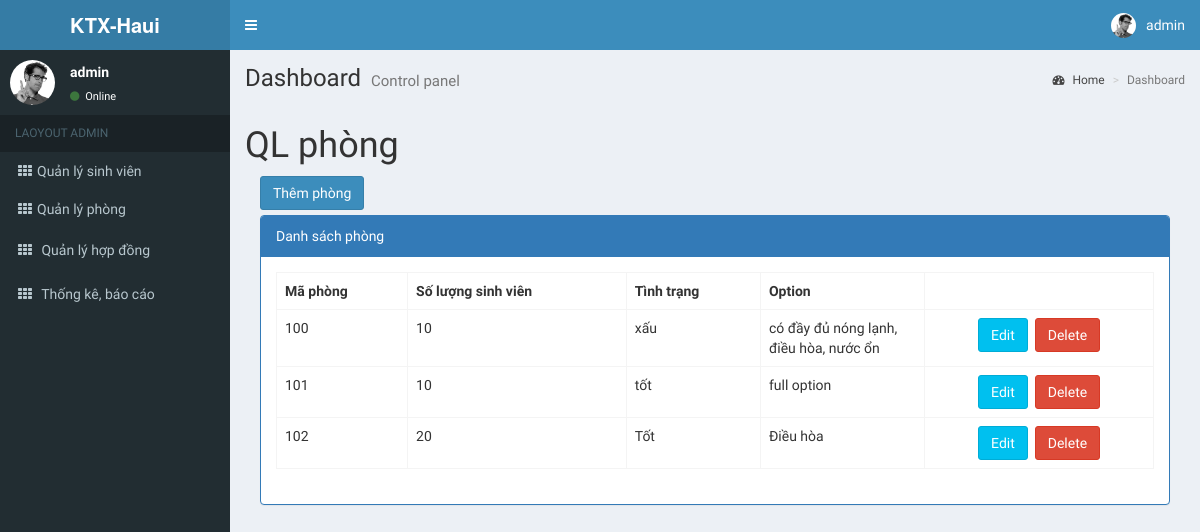
The app's page /Backend/index.php?page=QLPhong (signed in) with its own data.
### tables this page shows
CREATE TABLE `phong` (
  `idPhong` int(11) NOT NULL,
  `soLuongSv` int(11) DEFAULT NULL,
  `tinhTrang` varchar(10) DEFAULT NULL,
  `option` varchar(200) DEFAULT NULL
);

### Backend/Views/QLPhong.php (the view, shortened to what this page needs)
<h1>QL phòng</h1>
<div class="col-md-12">
    <div style="margin-bottom:5px;">
        <a href="index.php?page=ThemSuaPhong&action=add" class="btn btn-primary">Thêm phòng</a>
    </div>
    <div class="panel panel-primary" >
        <div class="panel-heading">Danh sách phòng</div>
        <div class="panel-body">
            <table class="table table-bordered table-hover">
                <tr>
                    <th style="max-width: 100px;">Mã phòng</th>
                    <th style="max-width: 180px;">Số lượng sinh viên</th>
                    <th style="max-width: 100px;">Tình trạng</th>
                    <th style="max-width:100px;">Option</th>
                    <th style="max-width:100px;"></th>
                </tr>
                <?php
                    $sql = "SELECT * FROM phong";
                    $result = mysqli_query($conn, $sql);
                    while($row = mysqli_fetch_assoc($result)){
                        echo "<tr>
                            <td style='max-width: 100px;'>".$row["idPhong"]."</td>
                            <td style='max-width: 180px;'>".$row["soLuongSv"]."</td>
                            <td style='max-width: 100px;'>".$row["tinhTrang"]."</td>
                            <td style='max-width: 100px;'>".$row["option"]."</td>
                            <td  style='text-align:center;max-width:150px;'>
                                <a class='btn btn-info' href='index.php?page=ThemSuaPhong&action=edit&id=".$row["idPhong"]."'>Edit</a>&nbsp;
                                <a class='btn btn-danger' href='index.php?page=ThemSuaPhong&action=delete&id=".$row["idPhong"]."' onclick='return window.confirm('Are you sure?');'>Delete</a>
                            </td>
                        </tr>";
                    };
                ?>
            </table>
        </div>
    </div>
</div>

### Assets/Backend/css/styles.css (style rules this page uses)
th,tr,td { overflow: hidden; }

### records on screen
phong: idPhong "100", soLuongSv "10", tinhTrang "xấu", option "có đầy đủ nóng lạnh, điều hòa, nước ổn"
phong: idPhong "101", soLuongSv "10", tinhTrang "tốt", option "full option"
phong: idPhong "102", soLuongSv "20", tinhTrang "Tốt", option "Điều hòa"

### other values on screen
$_SESSION['username'] "admin"
